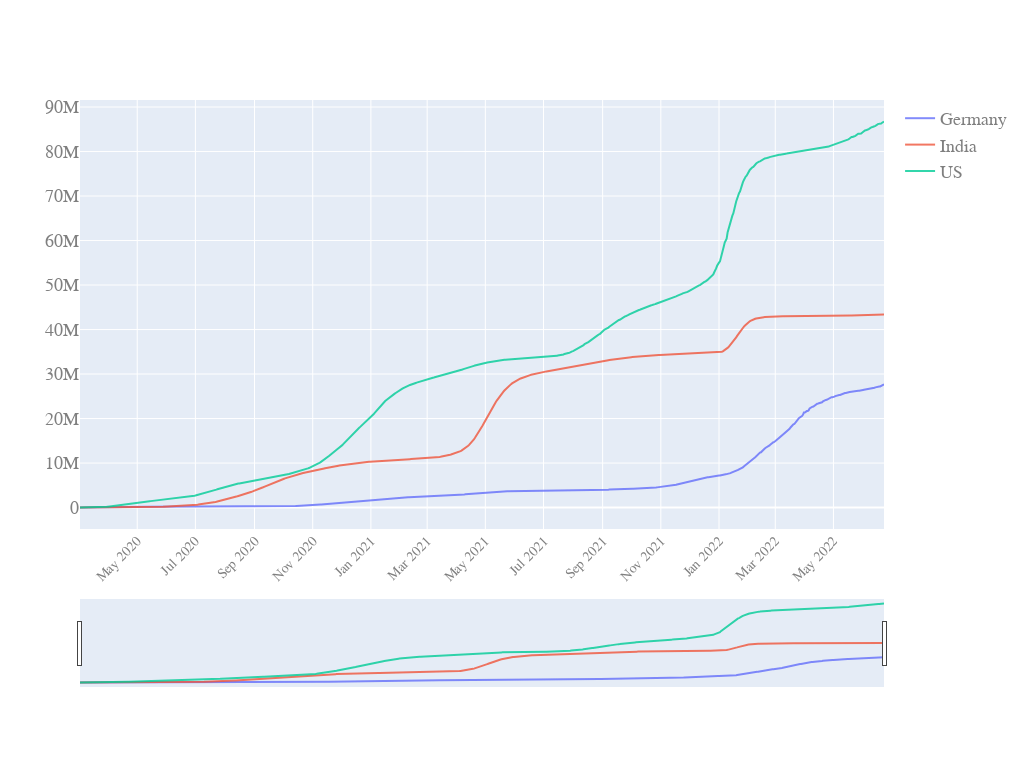

Notebook code cell kept with this figure:
### Code cell
start_pos=40
quick_plot(df_analyse.date[start_pos:],
           df_analyse.iloc[start_pos:,[2, 3, 1]], #17,18,19   # US comparison 12,17
           y_scale='linear',
           slider=True)

### Figure 1 — Plotly figure (JSON) as saved in the notebook; plotly's stock layout.template omitted (floating-point values rounded to 4 significant figures; data arrays with more than 128 entries replaced by an {"elided": "..."} marker saying what was removed)
{"data": [{"name": "Germany", "opacity": 0.8, "type": "scatter", "x": {"elided": "844 str values"}, "y": {"elided": "844 int values"}}, {"name": "India", "opacity": 0.8, "type": "scatter", "x": {"elided": "844 str values"}, "y": {"elided": "844 int values"}}, {"name": "US", "opacity": 0.8, "type": "scatter", "x": {"elided": "844 str values"}, "y": {"elided": "844 int values"}}], "layout": {"autosize": true, "font": {"color": "#7f7f7f", "family": "PT Sans, monospace", "size": 18}, "height": 768, "width": 1024, "xaxis": {"nticks": 20, "rangeslider": {"visible": true}, "tickangle": -45, "tickfont": {"color": "#7f7f7f", "size": 14}}, "yaxis": {"type": "linear"}}}
